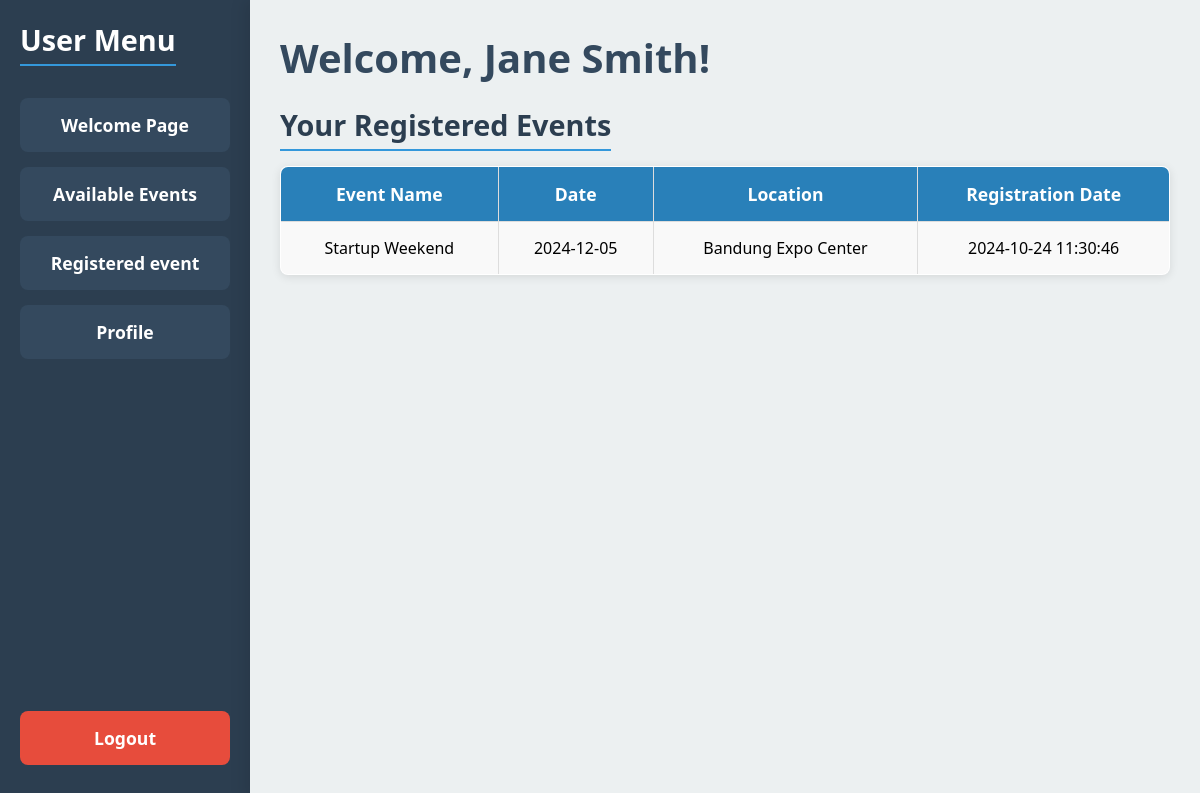
The page /user_dashboard.php (signed in) on the database its author committed.
### tables this page shows
CREATE TABLE `registrations` (
  `registration_id` int(11) NOT NULL,
  `user_id` int(11) NOT NULL,
  `event_id` int(11) NOT NULL,
  `registration_date` timestamp NOT NULL DEFAULT current_timestamp()
);

CREATE TABLE `events` (
  `event_id` int(11) NOT NULL,
  `event_name` varchar(255) NOT NULL,
  `description` text NOT NULL,
  `date` date NOT NULL,
  `time` time NOT NULL,
  `location` varchar(255) NOT NULL,
  `banner` varchar(255) DEFAULT NULL,
  `max_participants` int(11) NOT NULL,
  `status` enum('open','closed','canceled') NOT NULL DEFAULT 'open',
  `created_at` timestamp NOT NULL DEFAULT current_timestamp()
);

### user_dashboard.php (the view, shortened to what this page needs)
<?php
$servername = "localhost";
$username = "root";
$password = "";
$dbname = "event_registration";
$conn = new mysqli($servername, $username, $password, $dbname);
$user_id = $_SESSION['user_id'];
$sql = "
    SELECT events.event_name, events.date, events.location, registrations.registration_date
    FROM registrations
    INNER JOIN events ON registrations.event_id = events.event_id
    WHERE registrations.user_id = $user_id
";
$result = $conn->query($sql);
?>
<!DOCTYPE html>
<html lang="en">
<head>
</head>
<body>
    <div class="sidebar">
        <div>
            <h2>User Menu</h2>
<a href="welcome.php">Welcome Page</a>
            <a href="events.php">Available Events</a>
            <a href="registered_events.php">Registered event</a>
            <a href="view_profile.php">Profile</a>
        </div>
        <div>
            <a href="logout.php" class="logout">Logout</a>
        </div>
    </div>
    <div class="main-content">
        <h1>Welcome, <?= htmlspecialchars($_SESSION['name']); ?>!</h1>
        <h2>Your Registered Events</h2>
        <?php
        if ($result->num_rows > 0) {
            echo "<table>";
            echo "<tr><th>Event Name</th><th>Date</th><th>Location</th><th>Registration Date</th></tr>";
            while ($row = $result->fetch_assoc()) {
                echo "<tr>";
                echo "<td>" . htmlspecialchars($row['event_name']) . "</td>";
                echo "<td>" . htmlspecialchars($row['date']) . "</td>";
                echo "<td>" . htmlspecialchars($row['location']) . "</td>";
                echo "<td>" . htmlspecialchars($row['registration_date']) . "</td>";
                echo "</tr>";
            }
            echo "</table>";
        } else {
            echo "<p>You have not registered for any events yet.</p>";
        }
        ?>
    </div>
</body>
</html>

### user_dashboard.php (style rules this page uses)
* { margin: 0; padding: 0; box-sizing: border-box; }
body { font-family: 'Segoe UI', Tahoma, Geneva, Verdana, sans-serif; background-color: #f9f9f9; display: flex; height: 100vh; }
.sidebar { background-color: #2c3e50; width: 250px; padding: 20px; display: flex; flex-direction: column; justify-content: space-between; }
.sidebar h2 { color: #fff; text-align: center; margin-bottom: 2rem; font-size: 1.8rem; }
.sidebar a { display: block; color: white; text-decoration: none; padding: 15px; margin-bottom: 15px; background-color: #34495e; border-radius: 8px; text-align: center; font-size: 1.1rem; transition: background-color 0.3s ease, transform 0.3s ease; }
.sidebar .logout { background-color: #e74c3c; }
.main-content { flex-grow: 1; padding: 30px; overflow-y: auto; background-color: #ecf0f1; box-shadow: -5px 0 15px rgba(0, 0, 0, 0.1); }
h1 { color: #34495e; font-size: 2.5rem; margin-bottom: 20px; }
h2 { color: #2c3e50; font-size: 1.8rem; margin-bottom: 15px; border-bottom: 2px solid #3498db; display: inline-block; padding-bottom: 5px; }
table { width: 100%; border-collapse: collapse; background-color: #fff; border-radius: 8px; overflow: hidden; box-shadow: 0 2px 10px rgba(0, 0, 0, 0.1); margin-bottom: 20px; }
table, th, td { border: 1px solid #ddd; }
th, td { padding: 15px; text-align: center; font-size: 1rem; }
th { background-color: #2980b9; color: white; font-size: 1.1rem; }
tr:nth-child(even) { background-color: #f9f9f9; }
a { color: #2980b9; text-decoration: none; font-weight: bold; transition: color 0.3s ease; }

### rows shown on the page
registrations: event.event_name "Startup Weekend", event.date "2024-12-05", event.location "Bandung Expo Center", registration_date "2024-10-24 11:30:46"

### other values the page prints
$_SESSION['name'] "Jane Smith"
